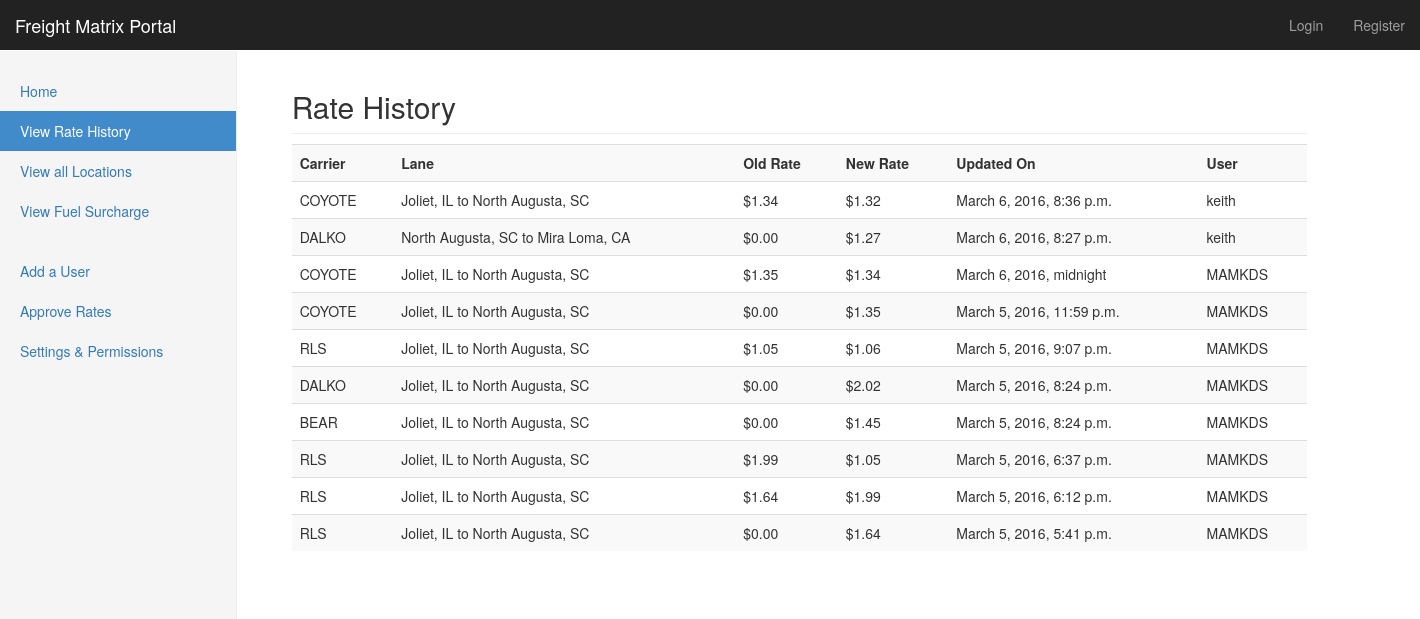
Screenshot of /freight/history/ with the database file from the repository.
### freight/models.py (models this page shows, shortened)
class LaneRate(models.Model):
    lane = models.ForeignKey(Lane, on_delete=models.CASCADE)
    carrier = models.ForeignKey(Carrier, on_delete=models.CASCADE)
    rate = models.DecimalField(decimal_places=2,max_digits=4,default=0.0)
    old_rate = models.DecimalField(decimal_places=2, max_digits=4, default=0.0)
    add_date = models.DateTimeField()
    user = models.CharField(max_length=100)

class Carrier(models.Model):
    name = models.CharField(max_length=50)
    add_date = models.DateTimeField('date published')
    lane_rates = models.ManyToManyField('Lane', null=True, blank=True, through='LaneRate')
    def __str__(self):
        return self.name

class Lane(models.Model):
    origin = models.CharField(max_length=100)
    destination = models.CharField(max_length=100)
    miles = models.IntegerField(default=0)
    def __str__(self):
        return '%s to %s'%(self.origin, self.destination)

### freight/views.py (the view)
def rate_history(request):
    lane_rates = LaneRate.objects.order_by('-add_date')
    new = lane_rates[0:2]
    context={'lane_rates':lane_rates}
    return render(request, 'freight/rate_history.html', context,)

### freight/templates/freight/rate_history.html (shortened to what this page needs)
{% extends 'freight/base.html' %}
{% block sidenav %}
        <div class="col-sm-3 col-md-2 sidebar">
          <ul class="nav nav-sidebar">
            <li><a href="{% url 'freight:index' %}">Home</a></li>
            <li class="active"><a href="{% url 'freight:rate_history' %}">View Rate History</a></li>
            <li><a href="{% url 'freight:location_all' %}">View all Locations</a></li>
            <li><a href="{% url 'freight:fuel_surcharge' %}">View Fuel Surcharge</a></li>
          </ul>
          <ul class="nav nav-sidebar">
            <li><a href="">Add a User</a></li>
            <li><a href="">Approve Rates</a></li>
            <li><a href="">Settings & Permissions</a></li>
          </ul>
        </div>
{% endblock %}
{% block content %}
<div class="container">
    <div class="row col-md-11">
        <h2 class="sub-header">Rate History</h2>
        {% if lane_rates %}
        <div class="table-responsive">
            <table class="table table-striped">
            <tr>
                <th>Carrier</th>
                <th>Lane</th>
                <th>Old Rate</th>
                <th>New Rate</th>
                <th>Updated On</th>
                <th>User</th>
            </tr>
            {% for rt in lane_rates %}
                <tr>
                    <td>{{rt.carrier}}</td>
                    <td>{{rt.lane}}</td>
                    <td>${{rt.old_rate}}</td>
                    <td>${{rt.rate}}</td>
                    <td>{{rt.add_date}}</td>
                    <td>{{rt.user}}</td>
                </tr>
            {% endfor %}
        </table>
        </div>
        {% else %}
        <p>No rates.  Need to add a rate.</p>
        {% endif %}
    </div>
</div>
{% endblock %}

### freight/templates/freight/base.html (shortened to what this page needs)
{% load staticfiles %}
<!DOCTYPE html>
<html lang="en">
  <head>
    <link href="{% static 'css/bootstrap.min.css' %}" rel="stylesheet">
    <link href="{% static 'css/ie10-viewport-bug-workaround.css' %}" rel="stylesheet">
    <link href="dashboard.css" rel="stylesheet">
    <link href="{% static 'css/dashboard.css' %}" rel="stylesheet">
    <link href="{% static 'css/style.css' %}" rel="stylesheet">
  </head>
  <body>
  {% include 'freight/navbar.html' %}
    <div class="container-fluid">
      <div class="row">
          {% block sidenav %}
          {% endblock %}
        <div class="col-sm-9 col-sm-offset-3 col-md-10 col-md-offset-2 main">
            {% block content %}
            {% endblock %}
        </div>
      </div>
    </div>
  </body>
</html>

### freight/templates/freight/navbar.html (shortened to what this page needs)
    <nav class="navbar navbar-inverse navbar-fixed-top">
      <div class="container-fluid">
        <div class="navbar-header">
          <a class="navbar-brand" href="#">Freight Matrix Portal</a>
        </div>
        <div id="navbar" class="navbar-collapse collapse">
          <ul class="nav navbar-nav navbar-right">
            {% if request.user.is_authenticated %}
            <li><a hreg="">User: {{request.user}}</a></li>
            <li><a href="{% url 'auth_logout' %}">Logout</a></li>
            {% else %}
            <li><a href="{% url 'auth_login' %}">Login</a></li>
            <li><a href="{% url 'registration_register' %}">Register</a></li>
            {% endif %}
          </ul>
        </div>
      </div>
    </nav>

### freight/static/css/dashboard.css (style rules this page uses)
body { padding-top: 50px; }
.sub-header { padding-bottom: 10px; border-bottom: 1px solid #eee; }
.navbar-fixed-top { border: 0; }
.sidebar { display: none; }
@media (min-width: 768px) { .sidebar { position: fixed; top: 51px; bottom: 0; left: 0; z-index: 1000; display: block; padding: 20px; overflow-x: hidden; overflow-y: auto; background-color: #f5f5f5; border-right: 1px solid #eee; } }
.nav-sidebar { margin-right: -21px; margin-bottom: 20px; margin-left: -20px; }
.nav-sidebar > li > a { padding-right: 20px; padding-left: 20px; }
.nav-sidebar > .active > a, .nav-sidebar > .active > a:hover, .nav-sidebar > .active > a:focus { color: #fff; background-color: #428bca; }
.main { padding: 20px; }
@media (min-width: 768px) { .main { padding-right: 40px; padding-left: 40px; } }

### rows the page displays
LaneRate: carrier "COYOTE", lane "Joliet, IL to North Augusta, SC", old_rate "1.34", rate "1.32", add_date "March 6, 2016, 8:36 p.m.", user "keith"
LaneRate: carrier "DALKO", lane "North Augusta, SC to Mira Loma, CA", old_rate "0.00", rate "1.27", add_date "March 6, 2016, 8:27 p.m.", user "keith"
LaneRate: carrier "COYOTE", lane "Joliet, IL to North Augusta, SC", old_rate "1.35", rate "1.34", add_date "March 6, 2016, midnight", user "MAMKDS"
LaneRate: carrier "COYOTE", lane "Joliet, IL to North Augusta, SC", old_rate "0.00", rate "1.35", add_date "March 5, 2016, 11:59 p.m.", user "MAMKDS"
LaneRate: carrier "RLS", lane "Joliet, IL to North Augusta, SC", old_rate "1.05", rate "1.06", add_date "March 5, 2016, 9:07 p.m.", user "MAMKDS"
LaneRate: carrier "DALKO", lane "Joliet, IL to North Augusta, SC", old_rate "0.00", rate "2.02", add_date "March 5, 2016, 8:24 p.m.", user "MAMKDS"
LaneRate: carrier "BEAR", lane "Joliet, IL to North Augusta, SC", old_rate "0.00", rate "1.45", add_date "March 5, 2016, 8:24 p.m.", user "MAMKDS"
LaneRate: carrier "RLS", lane "Joliet, IL to North Augusta, SC", old_rate "1.99", rate "1.05", add_date "March 5, 2016, 6:37 p.m.", user "MAMKDS"
LaneRate: carrier "RLS", lane "Joliet, IL to North Augusta, SC", old_rate "1.64", rate "1.99", add_date "March 5, 2016, 6:12 p.m.", user "MAMKDS"
LaneRate: carrier "RLS", lane "Joliet, IL to North Augusta, SC", old_rate "0.00", rate "1.64", add_date "March 5, 2016, 5:41 p.m.", user "MAMKDS"
